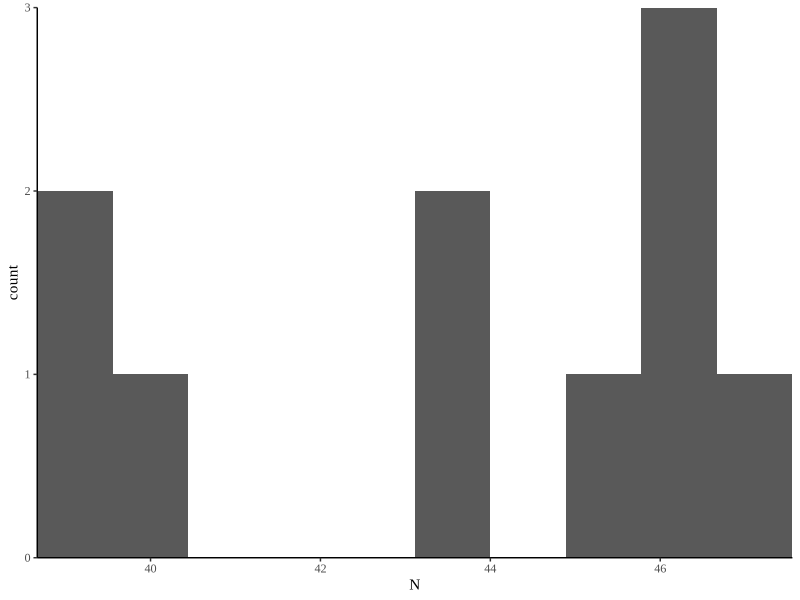
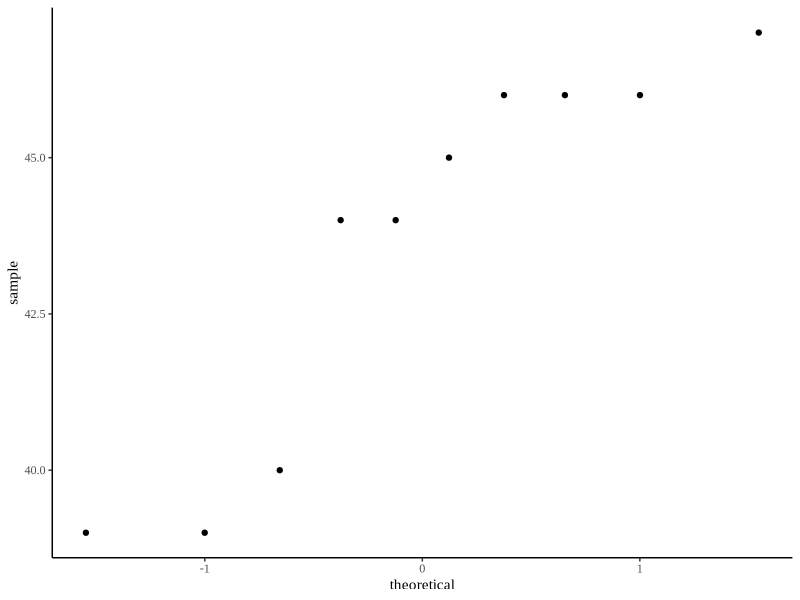
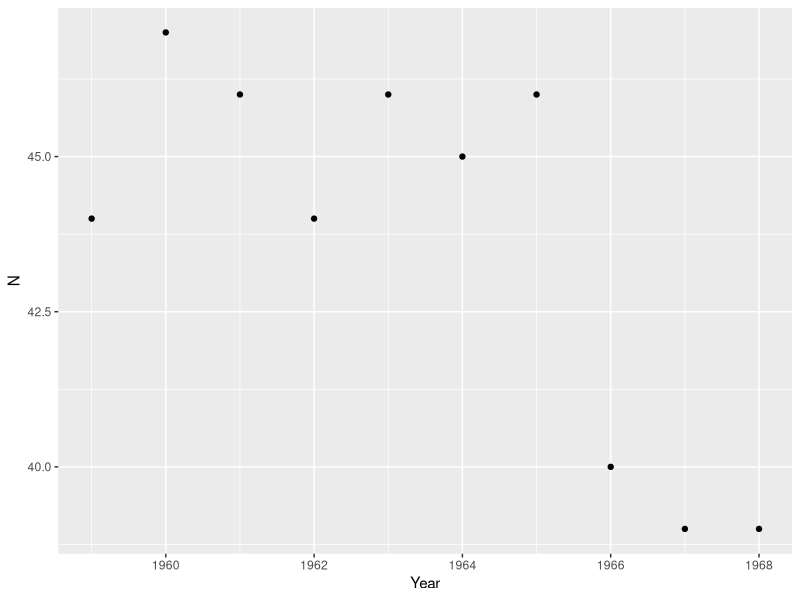
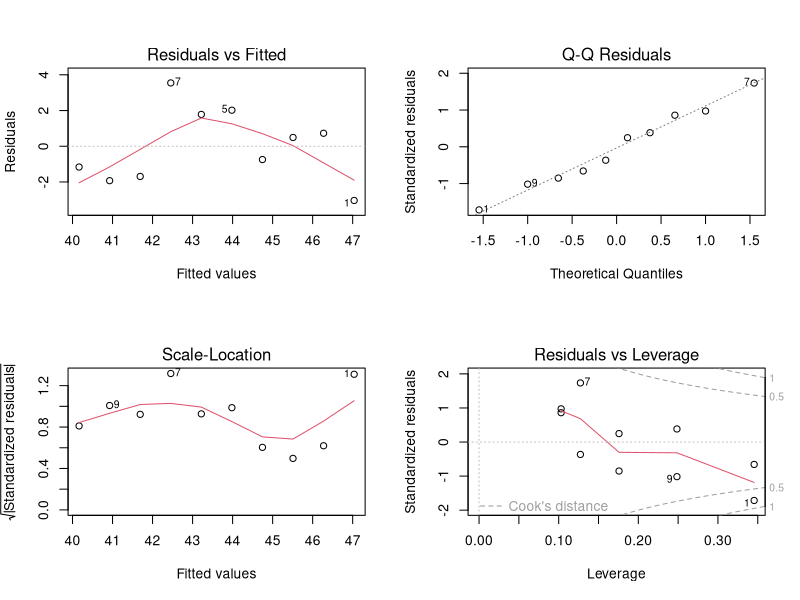
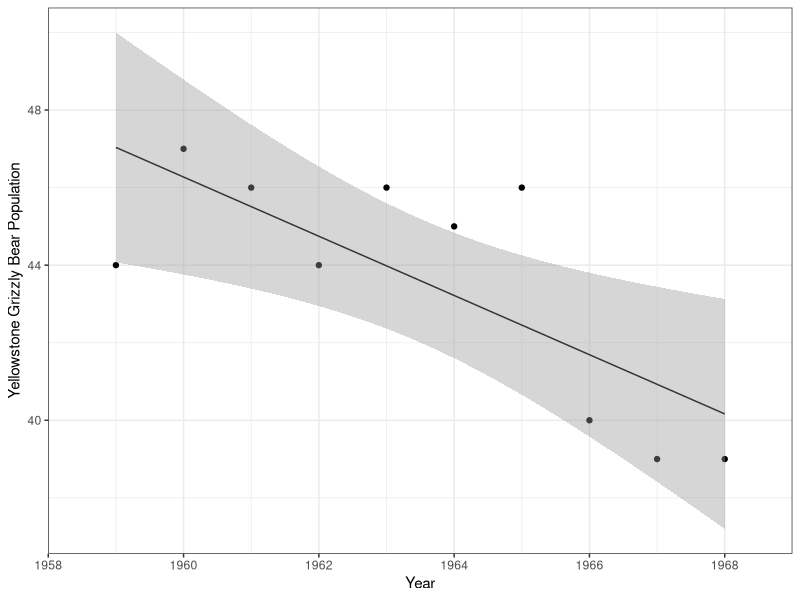
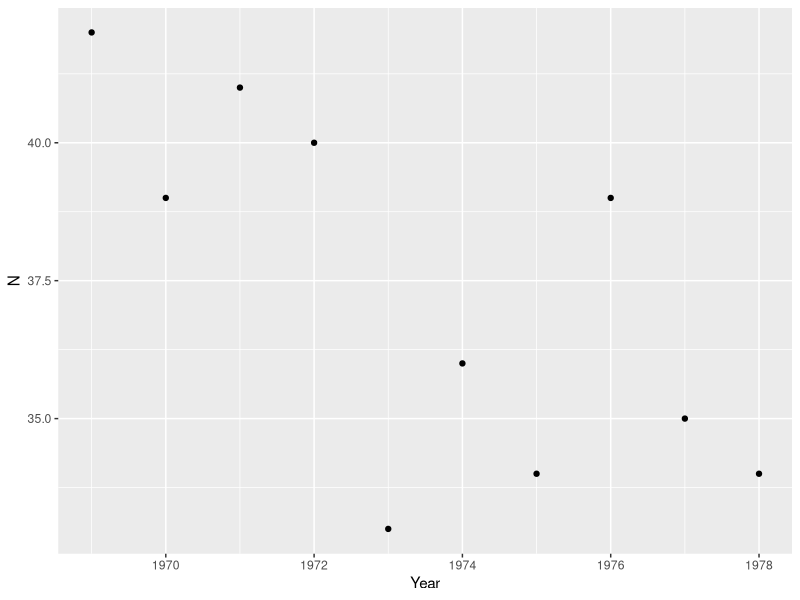
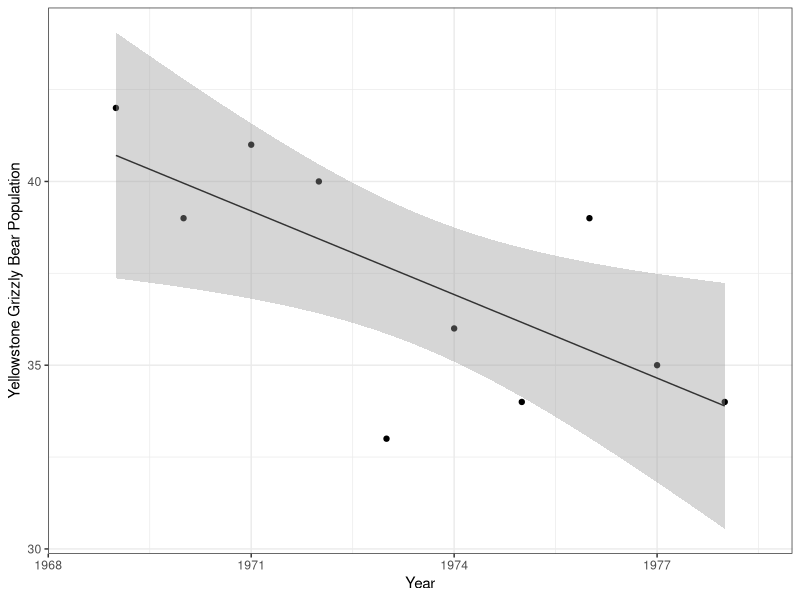
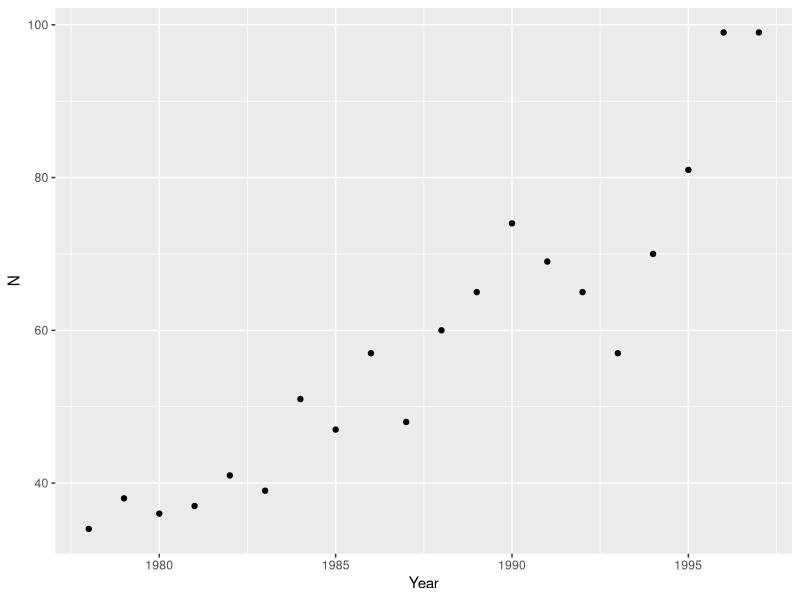

Write the R code that produced these figures, in order.
## ---- chunk 1
knitr::opts_chunk$set(echo = TRUE)
## ---- chunk 2

# Load necessary packages
library(tidyverse)

## ---- chunk 3

# Read in data for Eureka dune grass (Swallenia alexandrae) on Saline Dune
swallenia <- read.csv("Swallenia.csv")

# Use two-sample t-test to assess whether and how mean abundance changed from 2009 to 2010
swallenia_t <- t.test(swallenia$count_2009, swallenia$count_2010, var.equal = TRUE)

swallenia_t

## ---- chunk 4

# Do a paired t-test
swallenia_tpaired <- t.test(swallenia$count_2009, swallenia$count_2010, paired = TRUE)

swallenia_tpaired

## ---- chunk 5

# Read in grizzly data
grizzlydata <- read.csv("grizzlydata.csv")

# Did the grizzly bear population decline over the period of 1959 - 1968?

# Filter grizzly data to only include years 1959 - 1968
grizzly1959_1968 <- grizzlydata %>% 
  filter(between(Year, 1959, 1968))
  
grizzly1959_1968_summarize <- grizzly1959_1968 %>% 
  summarize(
    mean1959_1968 = round(mean(N), 2), # Mean = 43.6
    sd1959_1968 = sd(mean(N), 2), # SD = NA
    samplesize1959_1968 = length(N), # Sample size = 10
  )

# Create exploratory histogram
grizzly1959_1968_hist <- ggplot(grizzly1959_1968, aes(x = N)) + 
  geom_histogram(bins = 10) +
    scale_x_continuous(expand = c(0,0)) +
    scale_y_continuous(expand = c(0,0)) +
    theme_classic() +
    theme(text = element_text(family = "Times New Roman")) +
    theme(plot.title = element_text(hjust = 0.5, face = "bold")) +
    theme(legend.position="none") +
    theme(panel.grid.major = element_blank(),
        panel.grid.minor = element_blank(),
        panel.background = element_blank(),
        panel.border = element_blank(),
        axis.line = element_line(colour = "black"))

grizzly1959_1968_hist

# Create exploratory quantile quantile plot
grizzly1959_1968_qq <- ggplot(grizzly1959_1968, aes(sample = N)) + 
  geom_qq() +
  theme_classic() +
  theme(legend.position="none") +
  theme(text = element_text(family = "Times New Roman")) +
  theme(plot.title = element_text(hjust = 0.5, face = "bold"))

grizzly1959_1968_qq

# Create exploratory scatterplot
gg_grizzly1959_1968 <- ggplot(grizzly1959_1968, aes(x = Year, y = N)) +
  geom_point()

gg_grizzly1959_1968
# Overall, it looks like the trend is generally a negative linear relationship. However, it seems the population was relatively stable from 1959 to 1965, but it drastically declined after 1965.

# Perform linear regression to describe the trend in grizzly bear population from 1959 - 1968
grizzly1959_1968_model <- lm(N ~ Year, data = grizzly1959_1968)

grizzly1959_1968_model
# y = 1543 - 0.76x
# Grizzly population = 1543 - 0.76(Year)

# View model diagnostics
par(mfrow = c(2,2))
plot(grizzly1959_1968_model)

# Explore model fit and signifiance
summary(grizzly1959_1968_model)

# Prepare final graph of the linear regression model with the original data, model, and 95% confidence interval for predictions
grizzly1959_1968_graph <- ggplot(grizzly1959_1968, aes(x = Year, y = N)) +
  geom_point() +
  geom_smooth(method = lm, se = TRUE, size = 0.5, color = "gray20") +
  theme_bw() +
  scale_x_continuous(expand = c(0,0), limits = c(1958, 1969)) +
  labs(x = "Year", y = "Yellowstone Grizzly Bear Population")

grizzly1959_1968_graph

## ---- chunk 6

# Filter grizzly data to only include years 1969 - 1978
grizzly1969_1978 <- grizzlydata %>% 
  filter(between(Year, 1969, 1978))

# Create exploratory scatterplot
gg_grizzly1969_1978 <- ggplot(grizzly1969_1978, aes(x = Year, y = N)) +
  geom_point()

gg_grizzly1969_1978
# Overall, it looks like the trend is generally a negative linear relationship. However, there are some outliers on both ends.

# Perform linear regression to describe the trend in grizzly bear population from 1959 - 1968
grizzly1969_1978_model <- lm(N ~ Year, data = grizzly1969_1978)

grizzly1969_1978_model
# Grizzly population = 1532.38 - 0.76(Year)

# Prepare final graph of the linear regression model with the original data, model, and 95% confidence interval for predictions
grizzly1969_1978_graph <- ggplot(grizzly1969_1978, aes(x = Year, y = N)) +
  geom_point() +
  geom_smooth(method = lm, se = TRUE, size = 0.5, color = "gray20") +
  theme_bw() +
  scale_x_continuous(expand = c(0,0), limits = c(1968, 1979)) +
  labs(x = "Year", y = "Yellowstone Grizzly Bear Population")

grizzly1969_1978_graph

## ---- chunk 7

# Filter grizzly data to only include years 1978 - 1997
grizzly1978_1997 <- grizzlydata %>% 
  filter(between(Year, 1978, 1997))

# Create exploratory scatterplot
gg_grizzly1978_1997 <- ggplot(grizzly1978_1997, aes(x = Year, y = N)) +
  geom_point()

gg_grizzly1978_1997
# Overall, it looks like the trend is generally a positive linear relationship.

# Perform linear regression to describe the trend in grizzly bear population from 1959 - 1968
grizzly1978_1997_model <- lm(N ~ Year, data = grizzly1978_1997)

grizzly1978_1997_model
# Grizzly population = -6043.13 + 3.07(Year)

# Prepare final graph of the linear regression model with the original data, model, and 95% confidence interval for predictions
grizzly1978_1997_graph <- ggplot(grizzly1978_1997, aes(x = Year, y = N)) +
  geom_point() +
  geom_smooth(method = lm, se = TRUE, size = 0.5, color = "gray20") +
  theme_bw() +
  scale_x_continuous(expand = c(0,0), limits = c(1977, 1998)) +
  labs(x = "Year", y = "Yellowstone Grizzly Bear Population")

grizzly1978_1997_graph

